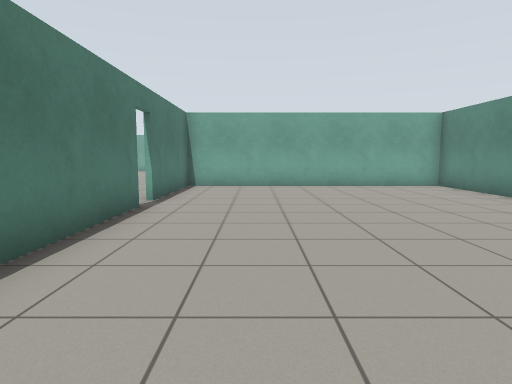
View 1 (above)

21 first-person views from a walk through a robot-simulator world made for Gazebo. The camera is 1 m above the floor, tilts 6° down and sees 75° across. The floor is counted in squares, 1 m on a side. Each view is taken from the middle of a square. On the plan, view 1 faces up. The plan holds only what a view shows up to about 13 squares ahead; the rest is blank. The place goes on beyond the plan. Simple patterns stand in for the simulator's built-in surfaces.

View 2
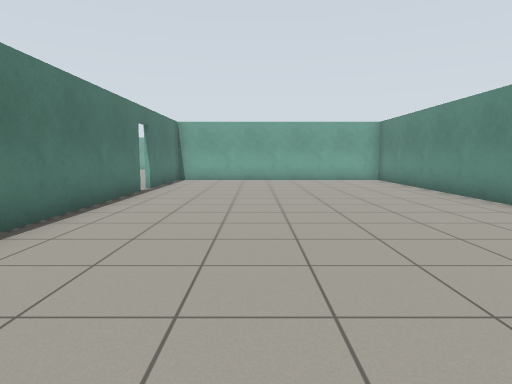

View 3
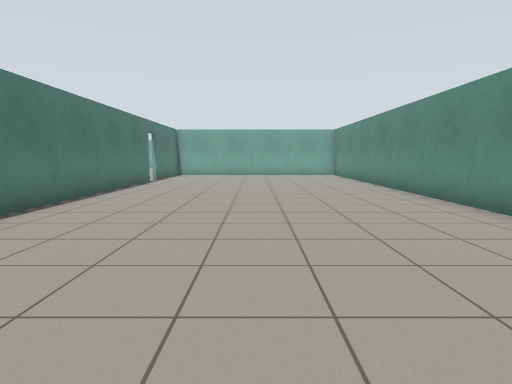

View 4
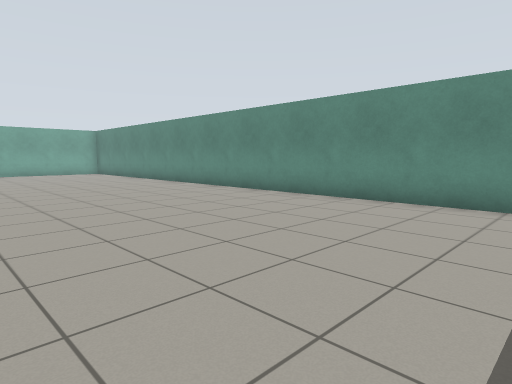

View 5
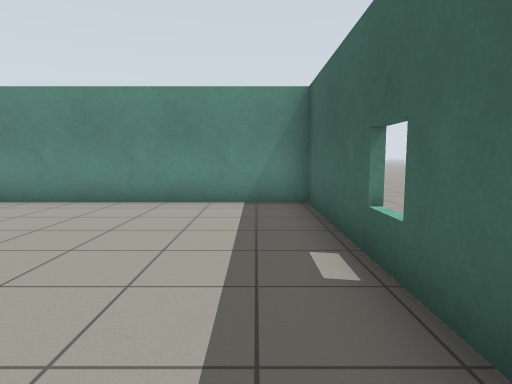

View 6
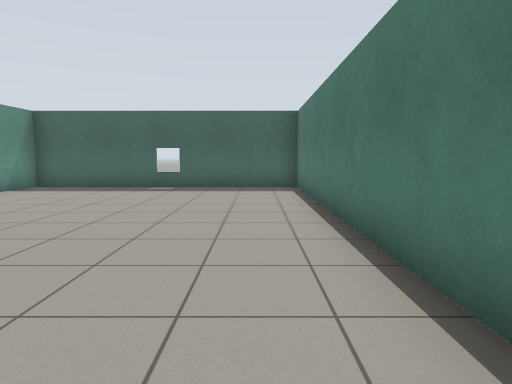

View 7
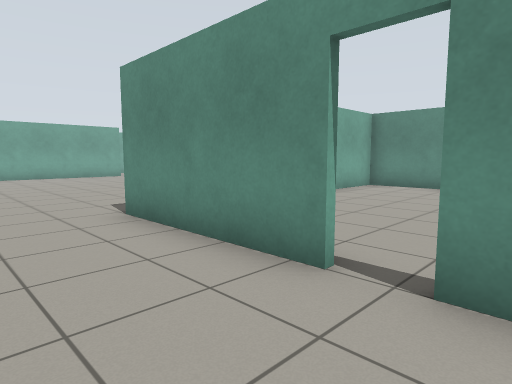

View 8
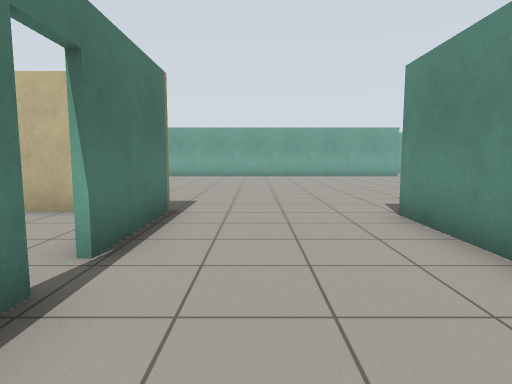

View 9
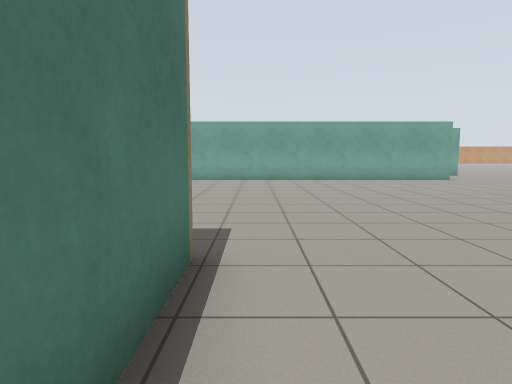

View 10
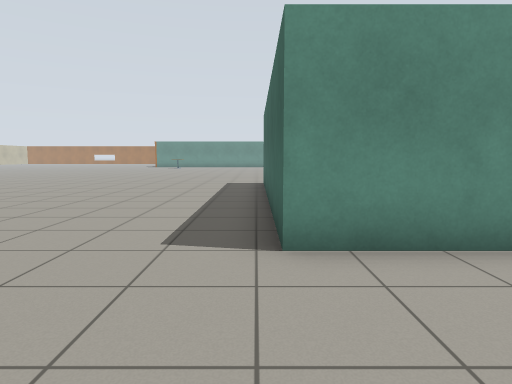

View 11
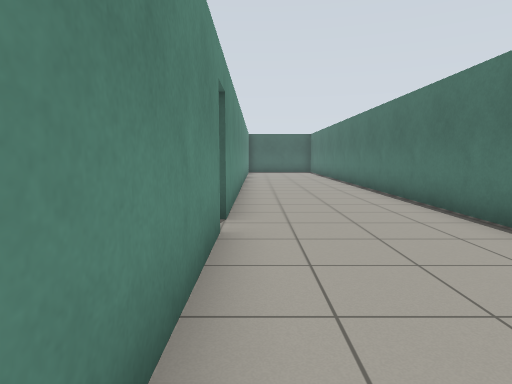

View 12
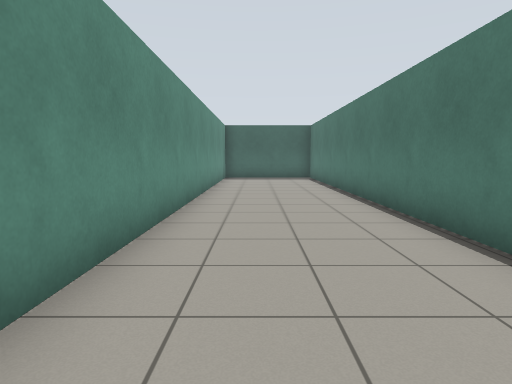

View 13
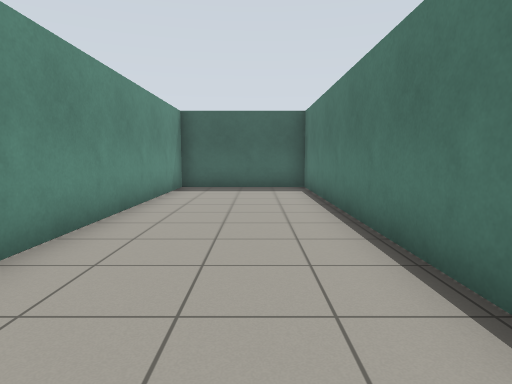

View 14
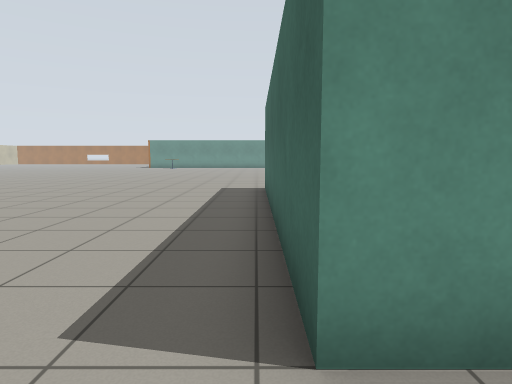

View 15
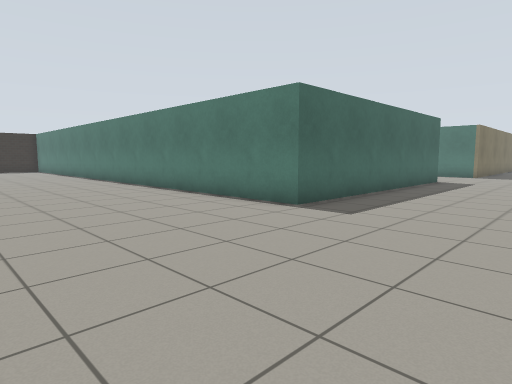

View 16
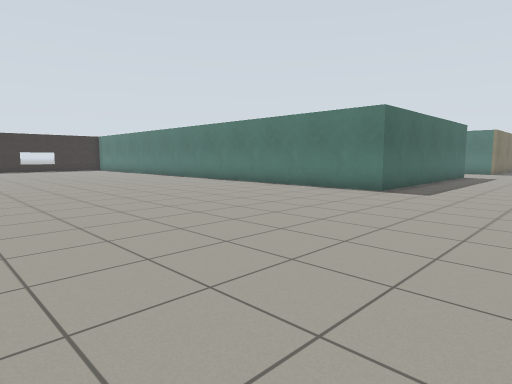

View 17
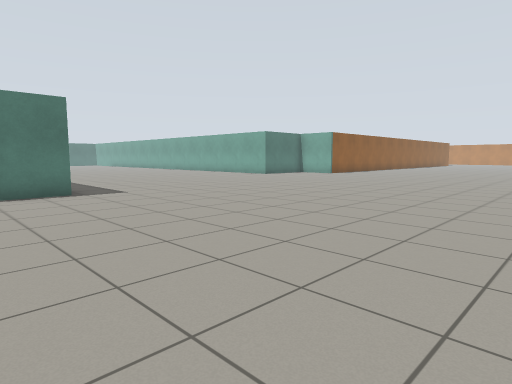

View 18
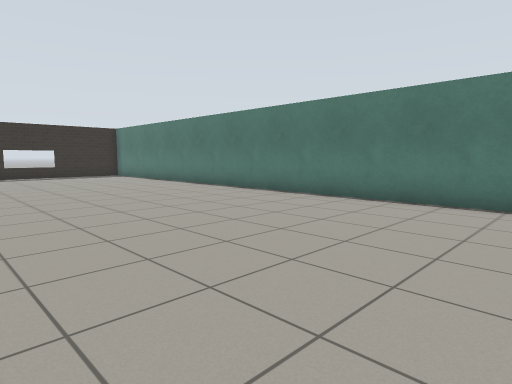

View 19
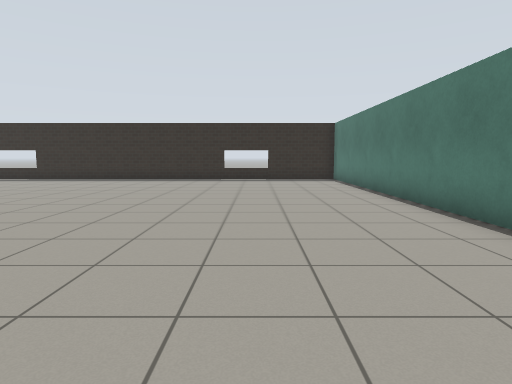

View 20
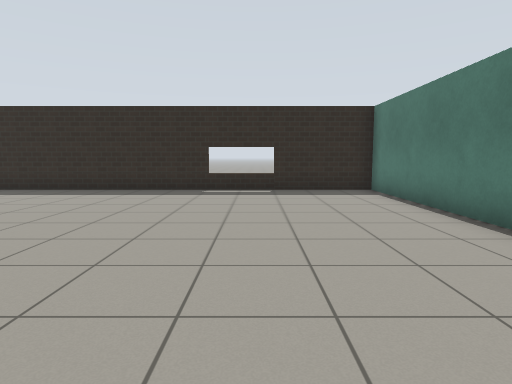

View 21
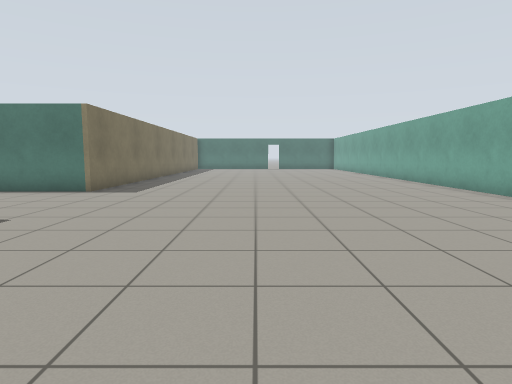

### Floor plan
Points are (right, up) in squares from view 1. A wall is a line through its corners. A room is listed if a view was taken in it or the views show most of it. See-through windows are left out.
Room 1 (views 1, 2, 3, 4, 5, 6)
walls: (-2.4, 6.8) (-2.4, -10.2); (-1.9, -10.1) (6.1, -10.1); (6.3, -10.2) (6.3, 11.6) (-2.4, 11.6) (-2.4, 7.5)
ways out: open door at (-2.5, 7) to room 2
Room 2 (views 7, 8, 9, 10, 11, 12, 13, 14, 15, 16, 17, 18, 19, 20, 21)
walls: (-2.5, 7.5) (-2.5, 11.7) (6.5, 11.7) (6.5, -10.2); (-6.6, 8.4) (-6.6, -10.1) (-1.9, -10.1); (-10.3, 12.2) (-6.6, 12.2) (-6.6, 9.1); (-5.3, 23.4) (-10.1, 23.4); (6.1, -10.1) (16.5, -10.1); (-2.5, -10.1) (-2.5, 6.8)
ways out: open door at (-2.5, 7) to room 1; open door at (-7, 8.5)

Positions as (right, up) in squares from view 1, and headings:
1: (0, 0), facing up
2: (1, -3), facing up
3: (2, -7), facing up
4: (-1, -9), facing up-right
5: (-1, -9), facing right
6: (-1, 1), facing down
7: (-5, 6), facing up-right
8: (-5, 6), facing up
9: (-6, 9), facing up
10: (-6, 12), facing right
11: (-3, 12), facing down
12: (-4, 6), facing down
13: (-5, 1), facing down
14: (-4, 12), facing right
15: (12, 16), facing down-left
16: (16, 16), facing down-left
17: (16, 9), facing up-left
18: (14, 8), facing down-left
19: (10, 5), facing down
20: (10, 0), facing down
21: (3, 17), facing left
